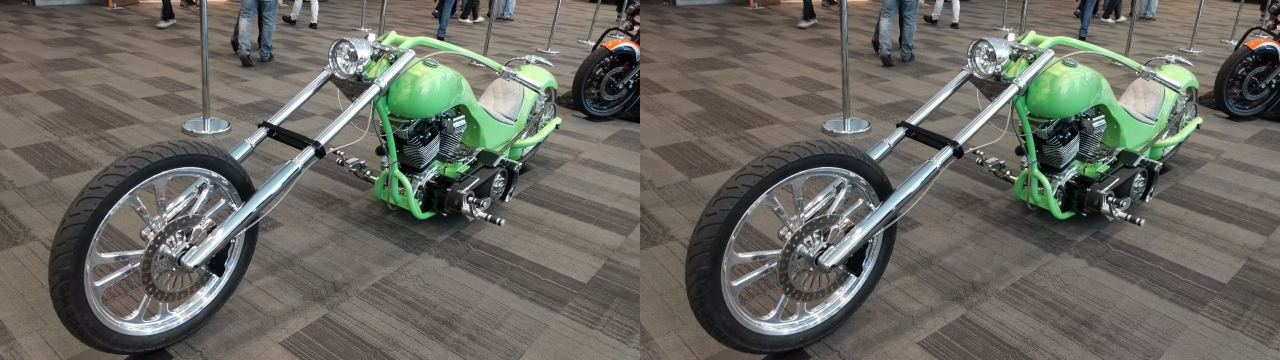
#> input picture data/-L__FQPcBiiKqaT1CFyS.jpg, 2560 x 720 px, given as the content of the folder /home/jovyan/data/raw, which was not available (shown at 1/2 size)
$ python create_anaglyphs_batch.py
#> lines starting #> are read from the running program, lines starting #| are printed output that depends on the picture; pictures that were not available may be replaced by others from this repository, and a replacement may not be noted
import cv2 as cv
import os
from tqdm import tqdm
import csv
from sklearn.model_selection import train_test_split

SOURCE_DIR = '/home/jovyan/data/raw'
TARGET_DIR = '/home/jovyan/data'
CHUNK_WIDTH = 256
CHUNK_HEIGHT = 256
CSV_FILE = os.path.join(TARGET_DIR, 'image_locations.csv')
TRAIN_CSV_FILE = os.path.join(TARGET_DIR, 'train.csv')
TEST_CSV_FILE = os.path.join(TARGET_DIR, 'test.csv')
SPLIT_RATIO = 0.7


def split_image(image):
    """Split the image into left and right halves"""
    # Get the image shape
    height, width, _ = image.shape

    # Calculate the middle of the image
    middle = width // 2

    # Split the image into left and right halves
    left_img = image[:, :middle]
    right_img = image[:, middle:]

    return left_img, right_img


def scale_image(img):
    """Scale image to 2560 x 720"""
    if img.shape[0] < 720 or img.shape[1] < 2560:
        img = cv.resize(img, (2560, 720))
    return img


def create_image_chunks(image):
    """Split the image into chunks of size CHUNK_WIDTH x CHUNK_HEIGHT"""
    img_height, img_width = image.shape[:2]  # Get image dimensions

    num_rows = (img_height // CHUNK_HEIGHT) + 1
    num_cols = (img_width // CHUNK_WIDTH) + 1

    # Calculate overlap
    overlap_y = (img_height - num_rows * CHUNK_HEIGHT) // num_rows
    overlap_x = (img_width - num_cols * CHUNK_WIDTH) // num_cols

    chunks = []
    for row in range(num_rows):
        for col in range(num_cols):
            y_start = row * (CHUNK_HEIGHT - overlap_y)
            x_start = col * (CHUNK_WIDTH - overlap_x)
            y_end = min(y_start + CHUNK_HEIGHT, img_height)
            x_end = min(x_start + CHUNK_WIDTH, img_width)

            # Only add chunks that meet the specified dimensions
            if y_end - y_start == CHUNK_HEIGHT and x_end - x_start == CHUNK_WIDTH:
                chunks.append(image[y_start:y_end, x_start:x_end])

    return chunks


def merge_channels(img_left, img_right):
    """Merge the channels of the left and right images"""
    # Split the images into B,G,R channels
    b_left, g_left, r_left = cv.split(img_left)
    b_right, g_right, r_right = cv.split(img_right)

    # Create a new image with the red channel from 'img_left' and the blue + green channel from 'img_right'
    merged_img = cv.merge((b_right, g_right, r_left))
    merged_img_reversed = cv.merge((b_left, g_left, r_right))

    return merged_img, merged_img_reversed


def process_image(img_input_raw):
    """Process single image"""
    img_scaled_full = scale_image(img_input_raw)
    img_left, img_right = split_image(img_scaled_full)
    chunks_left_arr = create_image_chunks(img_left)
    chunks_right_arr = create_image_chunks(img_right)

    anaglyphs_arr = []
    anaglyphs_reversed_arr = []
    for chunk in zip(chunks_left_arr, chunks_right_arr):
        anaglyph, anaglyph_reversed = merge_channels(chunk[0], chunk[1])
        anaglyphs_arr.append(anaglyph)
        anaglyphs_reversed_arr.append(anaglyph_reversed)

    return img_scaled_full, img_left, img_right, chunks_left_arr, chunks_right_arr, anaglyphs_arr, anaglyphs_reversed_arr


def save_image_locations_to_csv(chunks_left_arr, chunks_right_arr, anaglyphs_arr, anaglyphs_reversed_arr, image_name,
                                target_path, csv_file):
    """Save the locations of all parts of the processed image into a CSV file."""
    base_name, ext = os.path.splitext(image_name)

    locations = [
        (image_name, f"{base_name}_scaled{ext}", os.path.join(target_path, 'scaled', f"{base_name}_scaled{ext}"),
         'scaled'),
        (image_name, f"{base_name}_left{ext}", os.path.join(target_path, 'left', f"{base_name}_left{ext}"), 'left'),
        (image_name, f"{base_name}_right{ext}", os.path.join(target_path, 'right', f"{base_name}_right{ext}"), 'right'),
    ]

    for idx in range(len(chunks_left_arr)):
        locations.append((image_name, f"{base_name}_left_chunk_{idx}{ext}",
                          os.path.join(target_path, 'left_chunks', f"{base_name}_left_chunk_{idx}{ext}"), 'left_chunk'))

    for idx in range(len(chunks_right_arr)):
        locations.append((image_name, f"{base_name}_right_chunk_{idx}{ext}",
                          os.path.join(target_path, 'right_chunks', f"{base_name}_right_chunk_{idx}{ext}"),
                          'right_chunk'))

    for idx in range(len(anaglyphs_arr)):
        locations.append((image_name, f"{base_name}_anaglyph_{idx}{ext}",
                          os.path.join(target_path, 'anaglyphs', f"{base_name}_anaglyph_{idx}{ext}"), 'anaglyph'))

    for idx in range(len(anaglyphs_reversed_arr)):
        locations.append((image_name, f"{base_name}_anaglyph_reversed_{idx}{ext}",
                          os.path.join(target_path, 'anaglyphs_reversed', f"{base_name}_anaglyph_reversed_{idx}{ext}"),
                          'anaglyph_reversed'))

    file_exists = os.path.exists(csv_file)
    with open(csv_file, 'a', newline='') as file:
        writer = csv.writer(file)
        if not file_exists:
            writer.writerow(['Raw Image Name', 'Processed Image Name', 'Path', 'Label'])
        for location in locations:
            writer.writerow(location)


def split_csv_file(csv_file, train_csv_file, test_csv_file, split_ratio):
    """Split the data in the CSV file into training and testing sets based on the first column."""
    with open(csv_file, 'r') as file:
        reader = csv.reader(file)
        header = next(reader)
        rows = list(reader)

    # Group rows by the first column (raw image name)
    grouped_rows = {}
    for row in rows:
        key = row[0]
        if key not in grouped_rows:
            grouped_rows[key] = []
        grouped_rows[key].append(row)

    # Prepare data for train_test_split
    keys = list(grouped_rows.keys())
    data = [grouped_rows[key] for key in keys]

    # Split the data
    train_data, test_data = train_test_split(data, train_size=split_ratio, random_state=42)

    # Flatten the lists
    train_rows = [item for sublist in train_data for item in sublist]
    test_rows = [item for sublist in test_data for item in sublist]

    # Write the train and test sets to separate CSV files
    with open(train_csv_file, 'w', newline='') as train_file, open(test_csv_file, 'w', newline='') as test_file:
        train_writer = csv.writer(train_file)
        test_writer = csv.writer(test_file)
        train_writer.writerow(header)
        test_writer.writerow(header)

        train_writer.writerows(train_rows)
        test_writer.writerows(test_rows)


def ensure_directories_exist(directories):
    """Check if all directories are present and create them if not."""
    for directory in directories:
        if not os.path.exists(directory):
            os.makedirs(directory)
            print(f"Created directory: {directory}")
        else:
            print(f"Directory already exists: {directory}")


def process_all_images(source_path, target_path, pbar):
#> called with source_path = '/home/jovyan/data/raw', target_path = '/home/jovyan/data'
    files = os.listdir(source_path)

    # Filter the list to include only .jpg files
    images = [file for file in files if file.endswith('.jpg')]

    # Apply to all images
    for image in images:
        try:
            # Construct the full image path
            image_path = os.path.join(source_path, image)

            # Load the image
            img = cv.imread(image_path)
#> img is the input picture: shape (720, 2560, 3); mean B, G, R 97.3, 104.3, 104.9

            # Process the image
            img_scaled_full, img_left, img_right, chunks_left_arr, chunks_right_arr, anaglyphs_arr, anaglyphs_reversed_arr = process_image(
                img)
#> in split_image, `left_img = image[:, :middle]`:
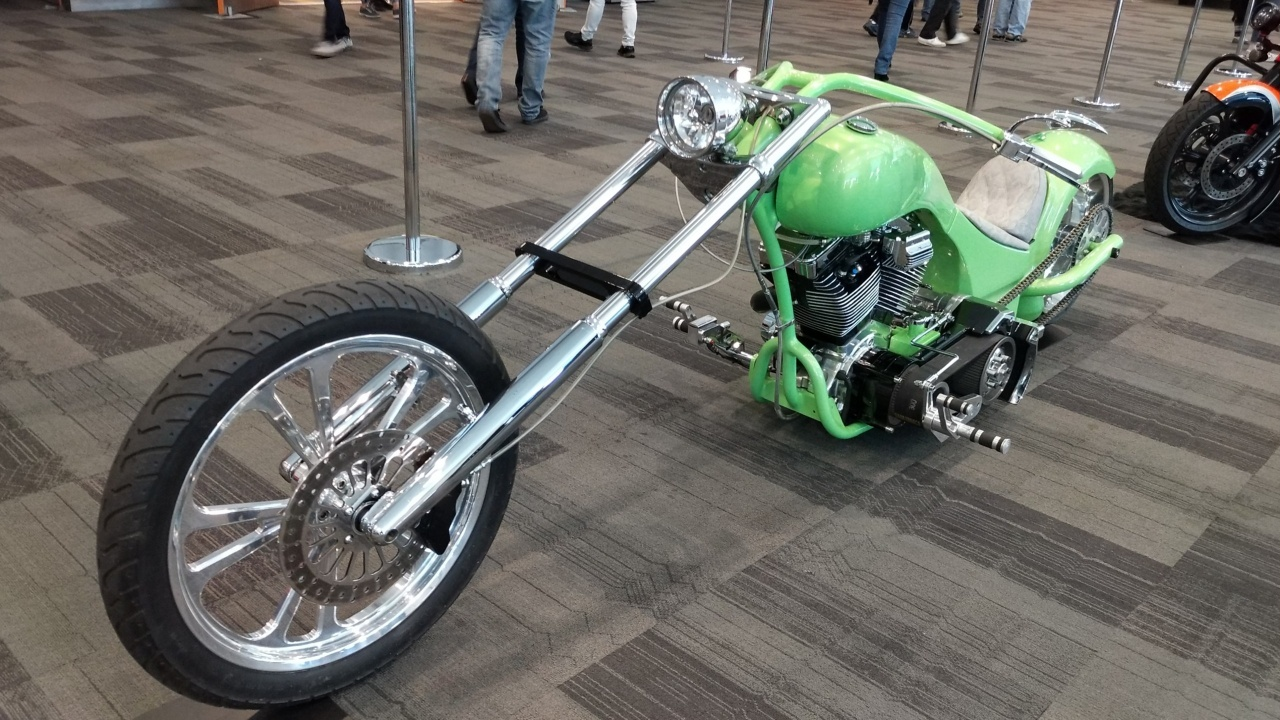
#> left_img: shape (720, 1280, 3); mean B, G, R 99.8, 106.9, 107.4
#> in split_image, `right_img = image[:, middle:]`:
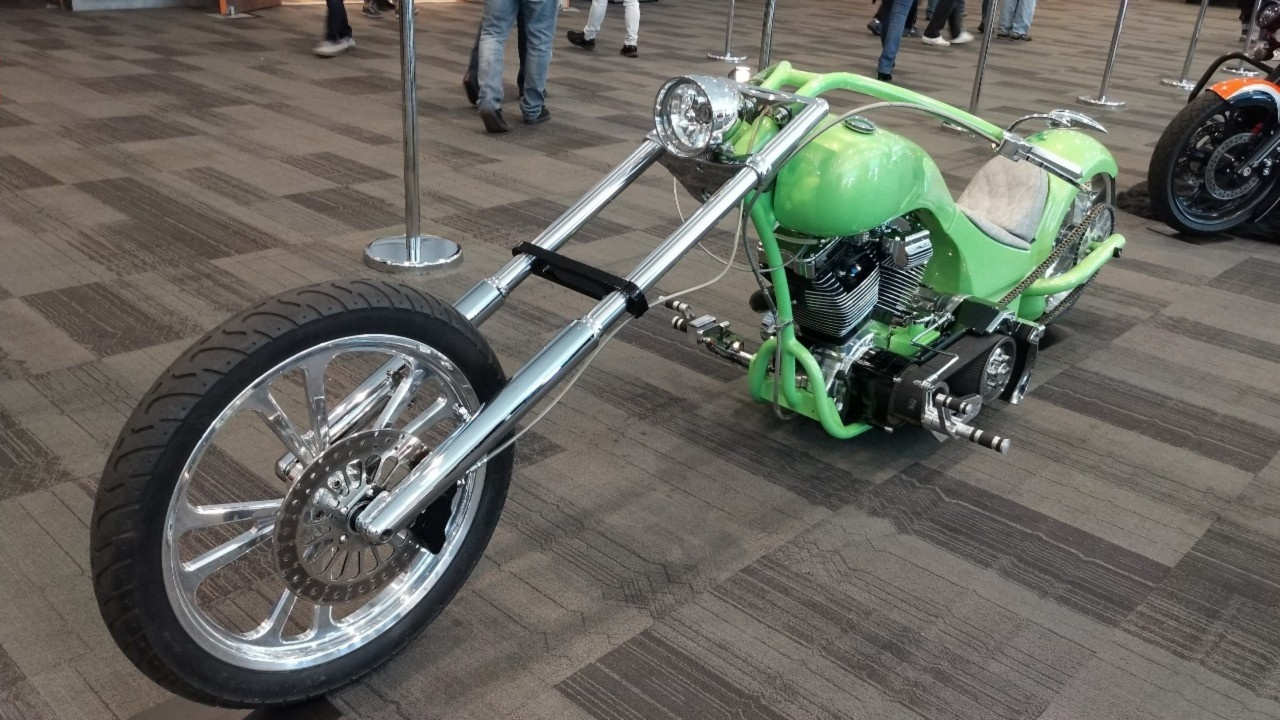
#> right_img: shape (720, 1280, 3); mean B, G, R 94.7, 101.8, 102.3
#> after the loop in create_image_chunks, `for row in range(num_rows):`: chunks = 8 items
#> the loop in process_image, `for chunk in zip(chunks_left_arr, chunks_right_arr):` made 8 passes
#> pass 1, in merge_channels, `b_left, g_left, r_left = cv.split(img_left)`:
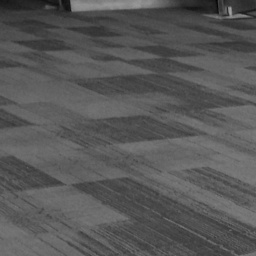
#> b_left: shape (256, 256); min 4, max 165, mean 87.7
#> pass 1, in merge_channels, `b_left, g_left, r_left = cv.split(img_left)`:
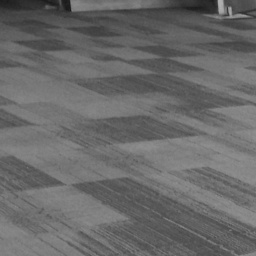
#> r_left: shape (256, 256); min 23, max 176, mean 105.3
#> chunks_left_arr = 8 items; chunks_right_arr = 8 items; anaglyphs_arr = 8 items; anaglyphs_reversed_arr = 8 items

            # Save the processed images
            base_name, ext = os.path.splitext(image)

            # Save scaled image
            scaled_img_path = os.path.join(target_path, 'scaled', base_name + '_scaled' + ext)
            cv.imwrite(scaled_img_path, img_scaled_full)

            # Save left image part
            left_img_path = os.path.join(target_path, 'left', base_name + '_left' + ext)
            cv.imwrite(left_img_path, img_left)

            # Save right image part
            left_img_path = os.path.join(target_path, 'right', base_name + '_right' + ext)
            cv.imwrite(left_img_path, img_right)

            # Save left image chunks
            for idx, left_chunk in enumerate(chunks_left_arr):
                chunk_path = os.path.join(target_path, 'left_chunks', base_name + f"_left_chunk_{idx}" + ext)
                cv.imwrite(chunk_path, left_chunk)
#> this loop made 8 passes

            # Save right image chunks
            for idx, right_chunk in enumerate(chunks_right_arr):
                chunk_path = os.path.join(target_path, 'right_chunks', base_name + f"_right_chunk_{idx}" + ext)
                cv.imwrite(chunk_path, right_chunk)

            # Save anaglyphs
            for idx, anaglyph in enumerate(anaglyphs_arr):
                anaglyph_path = os.path.join(target_path, 'anaglyphs', base_name + f"_anaglyph_{idx}" + ext)
                cv.imwrite(anaglyph_path, anaglyph)
#> this loop made 8 passes
#> pass 1, in process_all_images, `cv.imwrite(anaglyph_path, anaglyph)`:
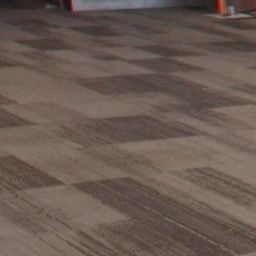
#> saved as -L__FQPcBiiKqaT1CFyS_anaglyph_0.jpg: shape (256, 256, 3); mean B, G, R 82.1, 90.1, 105.3

            # Save reversed anaglyphs
            for idx, anaglyph_reversed in enumerate(anaglyphs_reversed_arr):
                anaglyph_reversed_path = os.path.join(target_path, 'anaglyphs_reversed',
                                                      base_name + f"_anaglyph_reversed_{idx}" + ext)
                cv.imwrite(anaglyph_reversed_path, anaglyph_reversed)
#> this loop made 8 passes
#> pass 1, in process_all_images, `cv.imwrite(anaglyph_reversed_path, anaglyph_reversed)`:
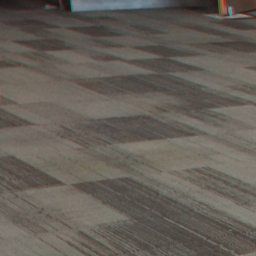
#> saved as -L__FQPcBiiKqaT1CFyS_anaglyph_reversed_0.jpg: shape (256, 256, 3); mean B, G, R 87.7, 95.2, 100.9
#> pass 2, in process_all_images, `cv.imwrite(anaglyph_reversed_path, anaglyph_reversed)`:
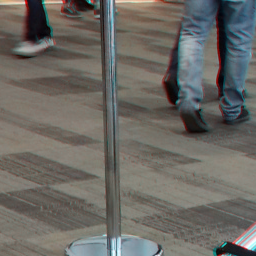
#> saved as -L__FQPcBiiKqaT1CFyS_anaglyph_reversed_1.jpg: shape (256, 256, 3); mean B, G, R 99.9, 104.9, 107

            # Write all image locations to a CSV file
            save_image_locations_to_csv(chunks_left_arr, chunks_right_arr, anaglyphs_arr, anaglyphs_reversed_arr, image,
                                        target_path, CSV_FILE)
#> the loop in save_image_locations_to_csv, `for idx in range(len(chunks_left_arr)):` made 8 passes
#> after the loop in save_image_locations_to_csv, `for idx in range(len(chunks_left_arr)):`: locations = 11 items
#> the loop in save_image_locations_to_csv, `for idx in range(len(chunks_right_arr)):` made 8 passes
#> after the loop in save_image_locations_to_csv, `for idx in range(len(chunks_right_arr)):`: locations = 19 items
#> the loop in save_image_locations_to_csv, `for idx in range(len(anaglyphs_arr)):` made 8 passes
#> after the loop in save_image_locations_to_csv, `for idx in range(len(anaglyphs_arr)):`: locations = 27 items
#> the loop in save_image_locations_to_csv, `for idx in range(len(anaglyphs_reversed_arr)):` made 8 passes
#> after the loop in save_image_locations_to_csv, `for idx in range(len(anaglyphs_reversed_arr)):`: locations = 35 items
#> in save_image_locations_to_csv, `file_exists = os.path.exists(csv_file)`: file_exists = True
#> the loop in save_image_locations_to_csv, `for location in locations:` made 35 passes

        except Exception as e:
            print(f"Error processing image '{image}': {e}")

        # Update the progress bar
        pbar.update()


if __name__ == '__main__':
    directories_to_check = [
        os.path.join(TARGET_DIR, 'scaled'),
        os.path.join(TARGET_DIR, 'left'),
        os.path.join(TARGET_DIR, 'right'),
        os.path.join(TARGET_DIR, 'left_chunks'),
        os.path.join(TARGET_DIR, 'right_chunks'),
        os.path.join(TARGET_DIR, 'anaglyphs'),
        os.path.join(TARGET_DIR, 'anaglyphs_reversed')
    ]
    ensure_directories_exist(directories_to_check)

    total_files = sum([len(files) for r, d, files in os.walk(SOURCE_DIR) if any(f.endswith('.jpg') for f in files)])

    with tqdm(total=total_files, desc="Processing images", unit="file") as pbar:
        process_all_images(SOURCE_DIR, TARGET_DIR, pbar)

    # Split the CSV file
    split_csv_file(CSV_FILE, TRAIN_CSV_FILE, TEST_CSV_FILE, SPLIT_RATIO)
#> (the run stopped early here; a loop or call above may not have finished)
